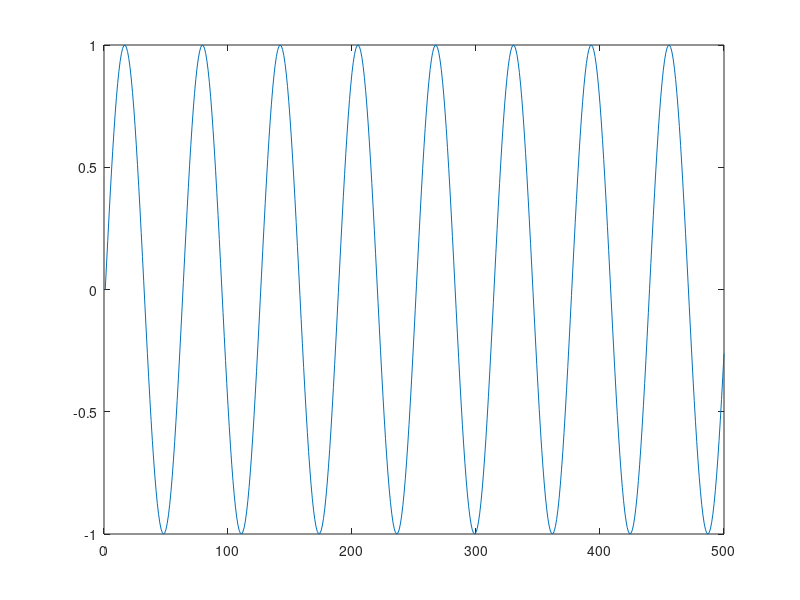

Here is the MATLAB script that generated this plot: (Note: this script raises an error after producing the figure.)
% Generar datos serie senoidal
length_sec = 10
muestras = 500
x = linspace(0,50,muestras)
y = sin(x)

plot(y)

dato = [];
label = [];

for i=1:(length(y)-length_sec)
    data = [data; y(i:i+length_sec-1)];
    label = [label ; y(i+length_sec)];
end

